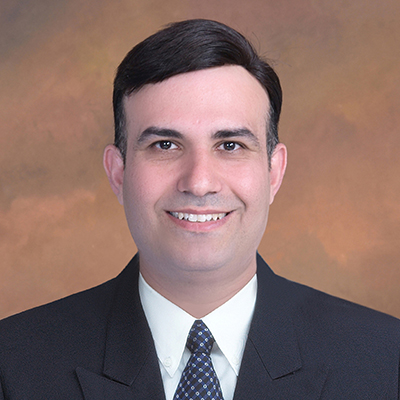
#> input picture project 7 python for image and viedo processing/my-photo.jpg, 400 x 400 px
$ jupyter execute Untitled.ipynb
#> lines starting #> are read from the running program, lines starting #| are printed output that depends on the picture
[cell 1]
import cv2
face_cascade = cv2.CascadeClassifier("haarcascade_frontalface_default.xml")
img = cv2.imread("my-photo.jpg")
#> img is the input picture: shape (400, 400, 3); mean B, G, R 106.3, 111.9, 138.8
gray_img = cv2.cvtColor(img, cv2.COLOR_BGR2GRAY)
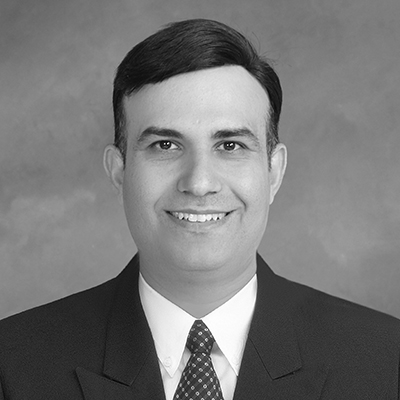
#> gray_img: shape (400, 400); min 1, max 255, mean 119.3

[cell 2]
#faces = face_cascade.detectMultiScale(gray_img,scaleFactor=1.05,minNeighbors=5)
faces = face_cascade.detectMultiScale2(gray_img,scaleFactor=1.05,minNeighbors=5)
#> faces = ([[106, 74, 188, 188]], [223])

[cell 3]
print(type(faces))
#| <class 'tuple'>
print(faces)
#| (array([[106,  74, 188, 188]], dtype=int32), array([223], dtype=int32))


$ run again, with project 7 python for image and viedo processing/our-photos.jpg copied over project 7 python for image and viedo processing/my-photo.jpg
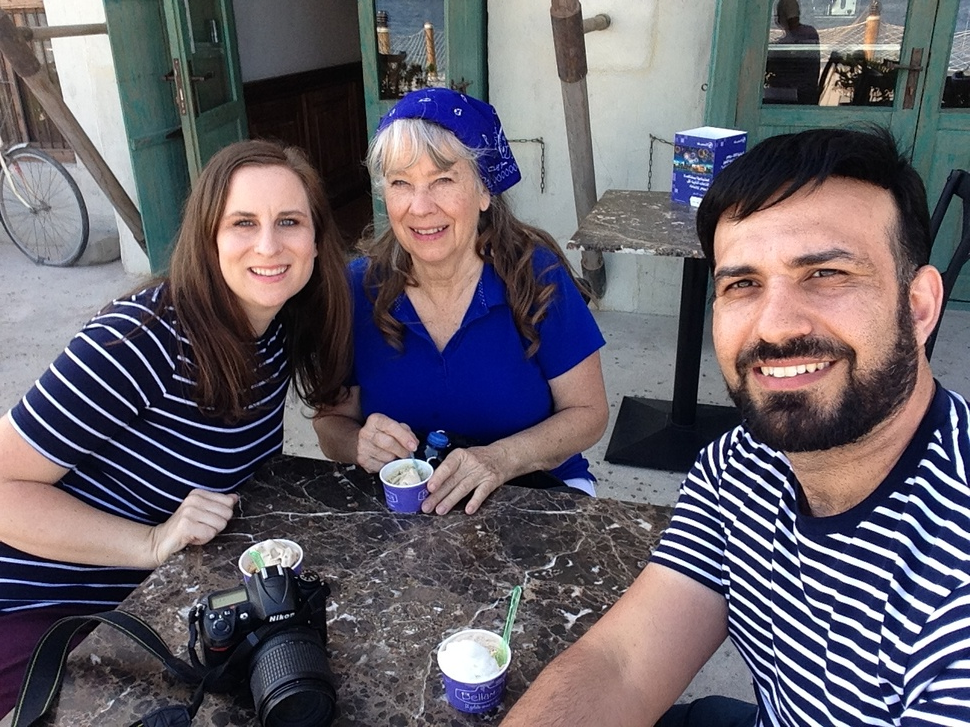
#> input picture project 7 python for image and viedo processing/our-photos.jpg, 970 x 727 px, shrunk from 1280 x 960 before the run
#> img is the input picture: shape (727, 970, 3); mean B, G, R 104.1, 95.1, 100.7
#> `gray_img = cv2.cvtColor(img, cv2.COLOR_BGR2GRAY)`:
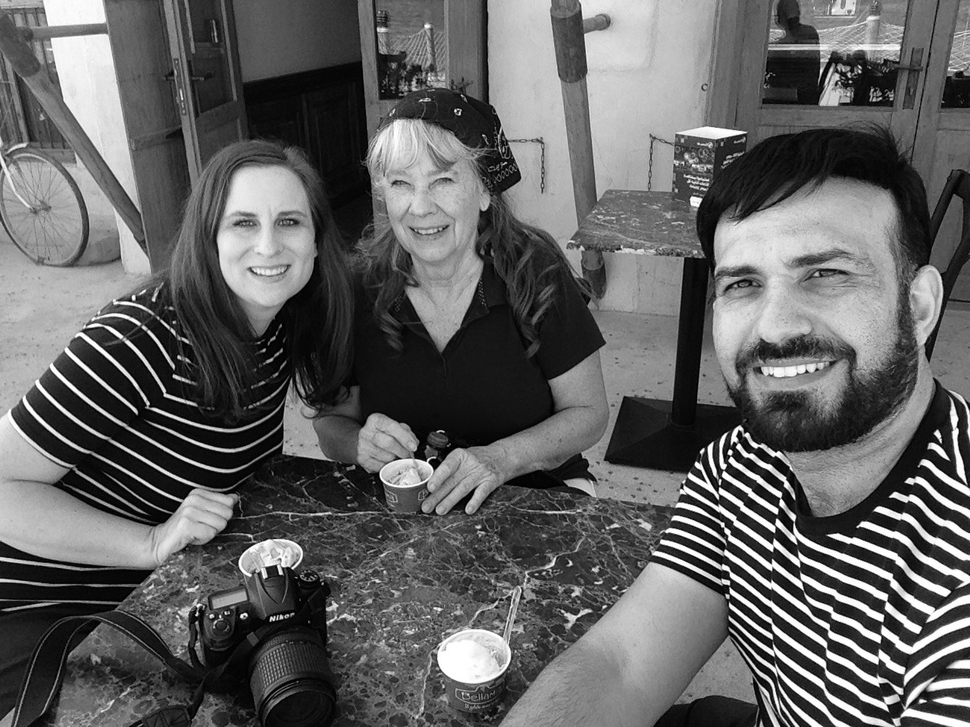
#> gray_img: shape (727, 970); min 0, max 255, mean 97.8
#| <class 'tuple'>
#| (array([[490, 126,  41,  41],
#|        [504, 124,  49,  49],
#|        [361, 129, 131, 131],
#|        [202, 174, 129, 129],
#|        [671, 191, 230, 230]], dtype=int32), array([  7,   7,  99, 267,  79], dtype=int32))
